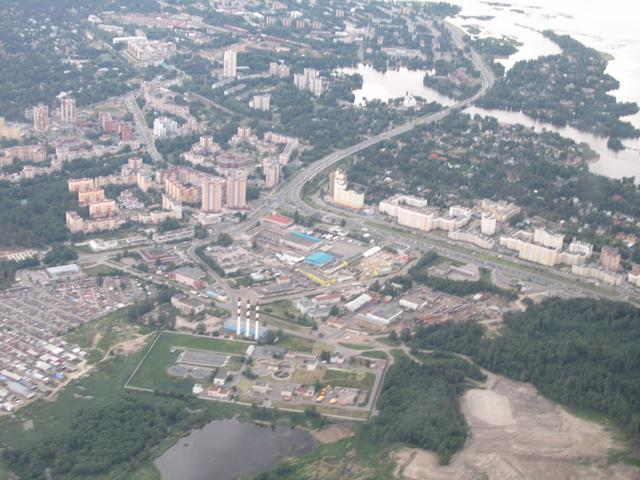
#> input picture Notebooks/img/aero1.jpg, 640 x 480 px
$ jupyter execute --allow-errors OpenCV.ipynb   (older library calls are emulated)   (text cells are left out)
#> lines starting #> are read from the running program, lines starting #| are printed output that depends on the picture; after the words box and inside, x2 and y2 are one past the last pixel; in counts of white or black regions, pixels touching at a corner belong together; pictures that were not available may be replaced by others from this repository, and a replacement may not be noted
[cell 1]
import cv2
import numpy as np

[cell 2]
img_grayscale = cv2.imread("img/aero1.jpg", cv2.IMREAD_GRAYSCALE)
#> img_grayscale: shape (480, 640); min 58, max 255, mean 149.9

cv2.waitKey(0)
cv2.destroyAllWindows()

cv2.imwrite("img/aero1_grayscale.jpg", img_grayscale)
#> Out = True

[cell 3]
cv2.imshow("color image", cv2.imread("img/aero1.jpg"))
cv2.imshow("grayscale image", cv2.imread("img/aero1_grayscale.jpg"))
cv2.imshow("unchanged image", cv2.imread("img/aero1.jpg"))

cv2.waitKey(0)
cv2.destroyAllWindows()

[cell 4]
cv2.imwrite("img/aero1_grayscale.jpg", img_grayscale)
#> Out = True

[cell 5]
vid_capture = cv2.VideoCapture("videos/Cars.mp4")

if (vid_capture.isOpened() == False):
    print("Error opening video stream or file")
else:
    fps = vid_capture.get(5)
    print("Frames per second : {0}".format(fps))

    frame_count = vid_capture.get(7)
    print('Frame count : ', frame_count)

while (vid_capture.isOpened()):
    ret, frame = vid_capture.read()
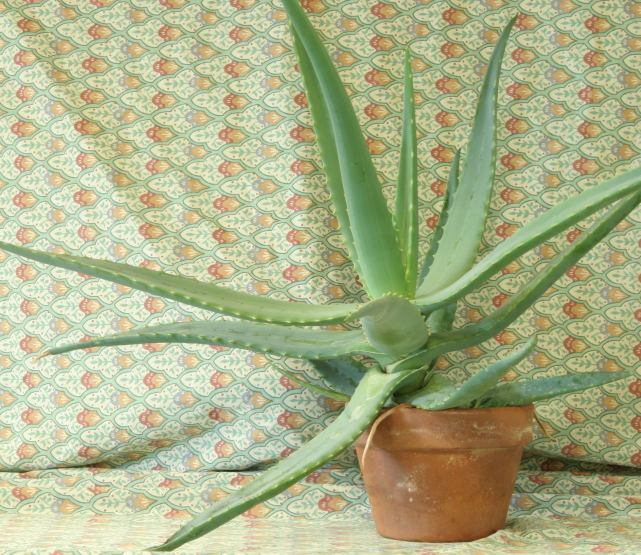
#> input picture Notebooks/img/aloeL.jpg, 1282 x 1110 px, given in place of Cars.mp4, which was not available (shown at 1/2 size)
#> frame is the input picture: shape (1110, 1282, 3); mean B, G, R 136.6, 177.2, 171.2
    if ret == True:
        cv2.imshow("Frame", frame)

        if cv2.waitKey(25) & 0xFF == ord("q"):
#> (key q is pressed here)
            break
    else:
        break

# Release the Video capture object
vid_capture.release()
cv2.destroyAllWindows()

[cell 6]
vid_capture = cv2.VideoCapture(0, cv2.CAP_DSHOW)

[cell 7]
# Read the image using imread function
image = cv2.imread('image.jpg')
cv2.imshow('Original Image', image)

# let's downscale the image using new  width and height
down_width = 300
down_height = 200
down_points = (down_width, down_height)
#> (the rest of this cell did not finish here and is left out)

[cell 8]
# Scaling Up the image 1.2 times by specifying both scaling factors
scale_up_x = 1.2
scale_up_y = 1.2
# Scaling Down the image 0.6 times specifying a single scale factor.
scale_down = 0.6

#> (the rest of this cell did not finish here and is left out)

#> (a cell that did not finish here is left out)

[cell 10]
# Import packages
import cv2
import numpy as np

img = cv2.imread('test.jpg')
#> (the rest of this cell did not finish here and is left out)

[cell 11]
import cv2

img =  cv2.imread("img/apple.jpg")
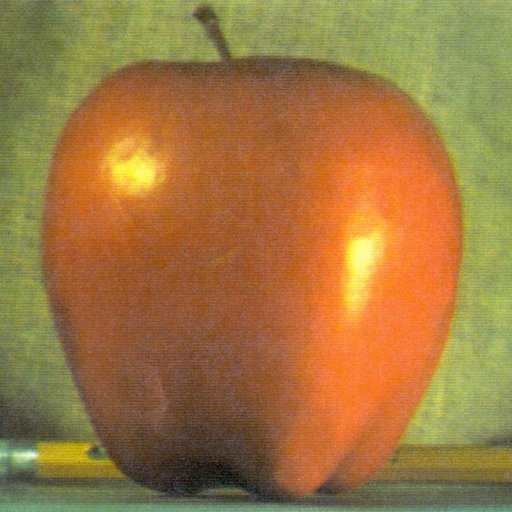
#> input picture Notebooks/img/apple.jpg, 512 x 512 px
#> img is the input picture: shape (512, 512, 3); mean B, G, R 64.8, 119.7, 159.1
image_copy = img.copy()
imgheight=img.shape[0]
#> imgheight = 512
imgwidth=img.shape[1]
#> imgwidth = 512

[cell 12]
M = 76
N = 104
x1 = 0
y1 = 0

for y in range(0, imgheight, M):
    for x in range(0, imgwidth, N):
        if (imgheight - y) < M or (imgwidth - x) < N:
            break

        y1 = y + M
        x1 = x + N

        # check whether the patch width or height exceeds the image width or height
        if x1 >= imgwidth and y1 >= imgheight:
            x1 = imgwidth - 1
            y1 = imgheight - 1
            #Crop into patches of size MxN
            tiles = image_copy[y:y+M, x:x+N]
            #Save each patch into file directory
            cv2.imwrite('saved_patches/'+'tile'+str(x)+'_'+str(y)+'.jpg', tiles)
            cv2.rectangle(img, (x, y), (x1, y1), (0, 255, 0), 1)
        elif y1 >= imgheight: # when patch height exceeds the image height
            y1 = imgheight - 1
            #Crop into patches of size MxN
            tiles = image_copy[y:y+M, x:x+N]
            #Save each patch into file directory
            cv2.imwrite('saved_patches/'+'tile'+str(x)+'_'+str(y)+'.jpg', tiles)
            cv2.rectangle(img, (x, y), (x1, y1), (0, 255, 0), 1)
        elif x1 >= imgwidth: # when patch width exceeds the image width
            x1 = imgwidth - 1
            #Crop into patches of size MxN
            tiles = image_copy[y:y+M, x:x+N]
            #Save each patch into file directory
            cv2.imwrite('saved_patches/'+'tile'+str(x)+'_'+str(y)+'.jpg', tiles)
            cv2.rectangle(img, (x, y), (x1, y1), (0, 255, 0), 1)
        else:
            #Crop into patches of size MxN
            tiles = image_copy[y:y+M, x:x+N]
            #Save each patch into file directory
            cv2.imwrite('saved_patches/'+'tile'+str(x)+'_'+str(y)+'.jpg', tiles)
            cv2.rectangle(img, (x, y), (x1, y1), (0, 255, 0), 1)
#> this loop made 7 passes
#> pass 1, `cv2.imwrite('saved_patches/'+'tile'+str(x)+'_'+str(y)+'.jpg', tiles)`:
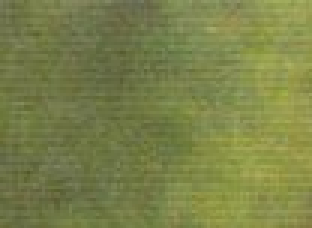
#> saved as tile0_0.jpg: shape (76, 104, 3) (shown 3 times larger); mean B, G, R 72.8, 130, 122.5
#> pass 1, `cv2.imwrite('saved_patches/'+'tile'+str(x)+'_'+str(y)+'.jpg', tiles)`:
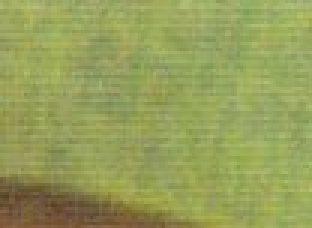
#> saved as tile312_0.jpg: shape (76, 104, 3) (shown 3 times larger); mean B, G, R 89.7, 159.1, 149.7
#> after the loop:
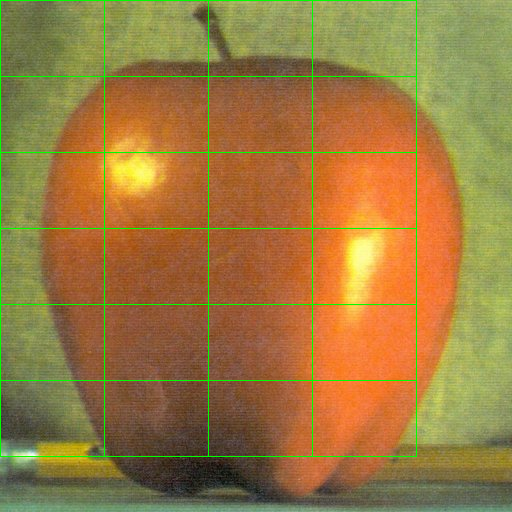
#> img: shape (512, 512, 3); 1.97% of pixels changed, all inside (x1, y1, x2, y2) = (0, 0, 417, 457)
#> after the loop:
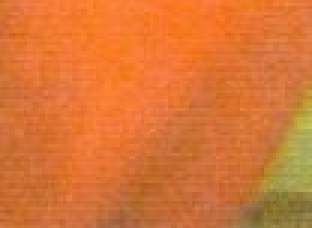
#> tiles: shape (76, 104, 3) (shown 3 times larger); mean B, G, R 54.2, 117.8, 217.4

#Save full image into file directory
cv2.imshow("Patched Image",img)
cv2.imwrite("patched.jpg",img)

cv2.waitKey()
cv2.destroyAllWindows()

[cell 13]
import cv2

# Reading the image
image = cv2.imread('img/aero3.jpg')
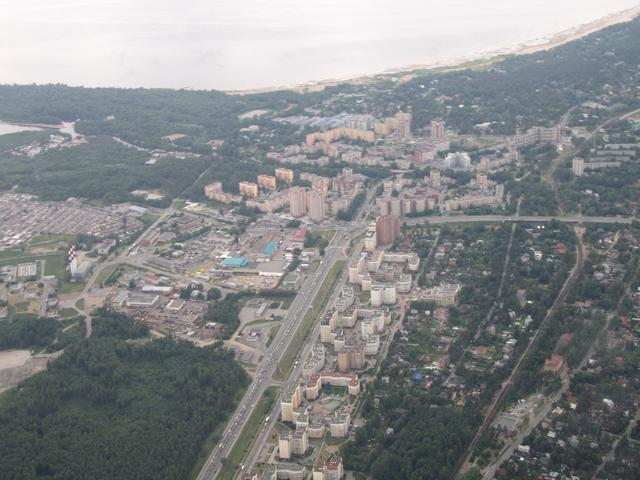
#> input picture Notebooks/img/aero3.jpg, 640 x 480 px
#> image is the input picture: shape (480, 640, 3); mean B, G, R 138, 136.7, 134.2

# dividing height and width by 2 to get the center of the image
height, width = image.shape[:2]
#> height = 480; width = 640
# get the center coordinates of the image to create the 2D rotation matrix
center = (width/2, height/2)
#> center = (320, 240)

# using cv2.getRotationMatrix2D() to get the rotation matrix
rotate_matrix = cv2.getRotationMatrix2D(center=center, angle=45, scale=1)
#> rotate_matrix = [[0.707, 0.707, -75.98], [-0.707, 0.707, 296.6]]

# rotate the image using cv2.warpAffine
rotated_image = cv2.warpAffine(src=image, M=rotate_matrix, dsize=(width, height))
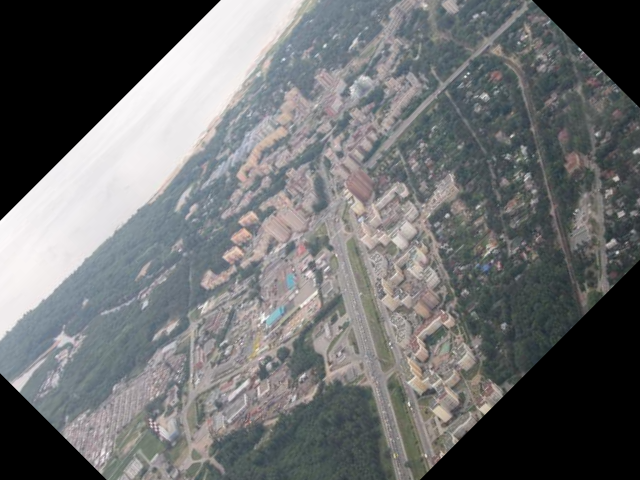
#> rotated_image: shape (480, 640, 3); mean B, G, R 111.8, 110.8, 109.4

cv2.imshow('Original image', image)
cv2.imshow('Rotated image', rotated_image)
# wait indefinitely, press any key on keyboard to exit
cv2.waitKey(0)
# save the rotated image to disk
cv2.imwrite('rotated_image.jpg', rotated_image)
#> Out = True

[cell 14]
import cv2
import numpy as np

# read the image
image = cv2.imread('image.jpg')
# get the width and height of the image
#> (the rest of this cell did not finish here and is left out)

[cell 15]
# Import dependencies
import cv2
# Read Images
img = cv2.imread('sample.jpg')
# Display Image
cv2.imshow('Original Image',img)
cv2.waitKey(0)
# Print error message if image is null
if img is None:
    print('Could not read image')
# Draw line on image
#> (the rest of this cell did not finish here and is left out)

[cell 16]
import cv2
import numpy as np

img = np.ones((600, 900, 3), dtype=np.uint8) * 255

# Line
cv2.line(img, (50, 50), (300, 50), (255, 0, 0), 3)
#> img: shape (600, 900, 3)

# Arrowed Line
cv2.arrowedLine(img, (50, 90), (300, 90), (0, 0, 255), 3)

# Rectangle
cv2.rectangle(img, (50, 130), (300, 230), (0, 255, 0), 3)

# Filled Rectangle
cv2.rectangle(img, (350, 130), (600, 230), (0, 255, 255), -1)

# Circle
cv2.circle(img, (150, 350), 60, (255, 0, 255), 3)

# Ellipse
cv2.ellipse(img, (400, 350), (100, 50), 45, 0, 360, (0, 128, 255), 3)

# Polygon
pts = np.array([[650, 150], [850, 150], [800, 250], [700, 250]], np.int32)
pts = pts.reshape((-1, 1, 2))
cv2.polylines(img, [pts], True, (128, 0, 128), 3)

# Filled Polygon
pts2 = np.array([[650, 300], [850, 300], [800, 400], [700, 400]], np.int32)
pts2 = pts2.reshape((-1, 1, 2))
cv2.fillPoly(img, [pts2], (200, 200, 0))

# Draw Marker
cv2.drawMarker(img, (100, 500), (0, 0, 0),
               markerType=cv2.MARKER_STAR,
               markerSize=30,
               thickness=2)

 # types of markers available in OpenCV are:
    # cv2.MARKER_CROSS
    # cv2.MARKER_STAR
    # cv2.MARKER_TILTED_CROSS
    # cv2.MARKER_DIAMOND
    # cv2.MARKER_SQUARE
    # cv2.MARKER_TRIANGLE_UP
    # cv2.MARKER_TRIANGLE_DOWN

# Draw Contours
gray = cv2.cvtColor(img, cv2.COLOR_BGR2GRAY)
ret, thresh = cv2.threshold(gray, 200, 255, cv2.THRESH_BINARY_INV)
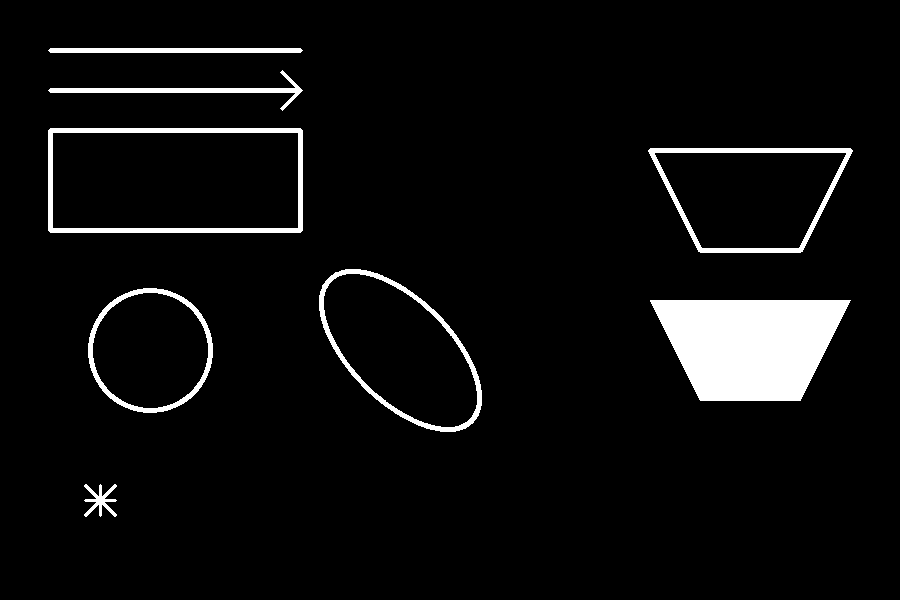
#> thresh: shape (600, 900); 5.3% white; 8 white regions
contours, _ = cv2.findContours(thresh, cv2.RETR_EXTERNAL, cv2.CHAIN_APPROX_SIMPLE)
#> contours = 8 contours; box (x1, y1, x2, y2) and area: (48, 128, 303, 233) 26408, (319, 269, 482, 432) 16698, (648, 148, 853, 253) 16059, (650, 300, 851, 401) 15000, (88, 288, 213, 413) 12090, (48, 70, 303, 111) 1146, (48, 48, 303, 53) 1008, (84, 484, 117, 517) 350
cv2.drawContours(img, contours, -1, (0, 0, 255), 1)

# Text with background box (using getTextSize)
text = "Complete OpenCV Annotation"
font = cv2.FONT_HERSHEY_COMPLEX
#> font = 3
font_scale = 1
thickness = 2

(text_w, text_h), baseline = cv2.getTextSize(text, font, font_scale, thickness)
#> text_w = 505; text_h = 22; baseline = 10

x, y = 200, 580

# Background rectangle for text
cv2.rectangle(img,
              (x, y - text_h - baseline),
              (x + text_w, y + baseline),
              (220, 220, 220),
              -1)
#> img: shape (600, 900, 3); mean B, G, R 235.1, 247.2, 244.3

# Put text
cv2.putText(img, text, (x, y),
            font, font_scale,
            (0, 0, 0),
            thickness)
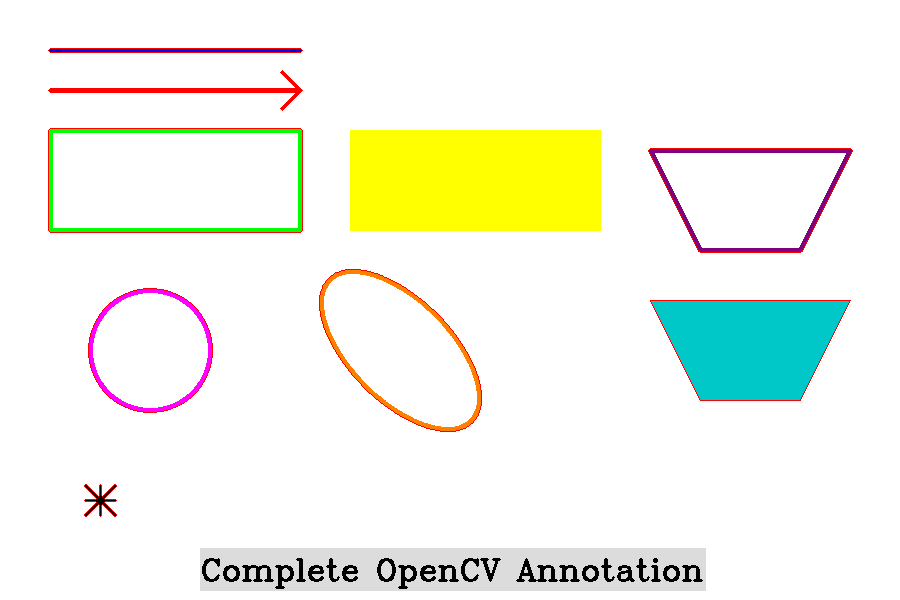
#> img: shape (600, 900, 3); mean B, G, R 233.4, 245.6, 242.7

cv2.imshow("All Annotation Functions", img)
cv2.waitKey(0)
cv2.destroyAllWindows()
